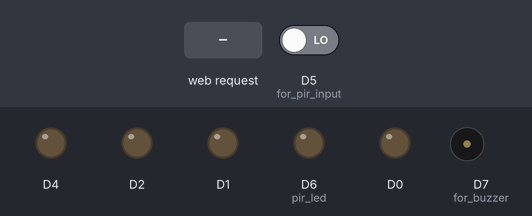
This sketch was run on a simulated ESP8266 (NodeMCU). On the bench: output pins drawn as LEDs (lit = HIGH), buzzer (waves = sounding, pin HIGH). The inputs (shaded band) are chosen by the test bench; at power-on: D5 (for_pir_input) LOW. WiFi joins after 1.5 s; servers stay silent unless stated; network time is answered at once with the bench clock; the local clock reads 2024-03-15 10:24:30 at power-on unless the sketch sets it; what the sketch prints to the serial monitor is not drawn.

Above: at 2.7 s.
2.8 s: HTTP request GET /led-on received
At 5.0 s:
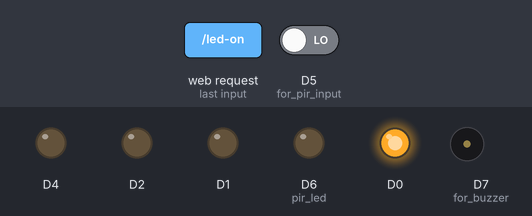
5.3 s: HTTP request GET /c-on received
At 7.0 s:
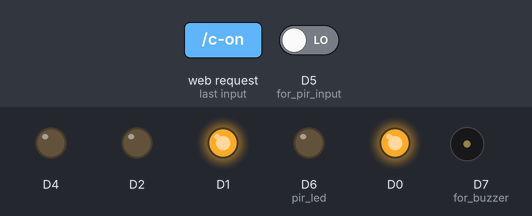
7.8 s: HTTP request GET /led-off received
At 10.0 s:
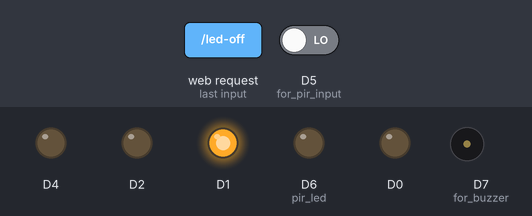
10.3 s: HTTP request GET /ac-on received
At 12.0 s:
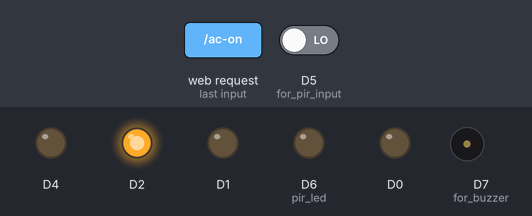
12.8 s: HTTP request GET /led-on received
At 15.1 s:
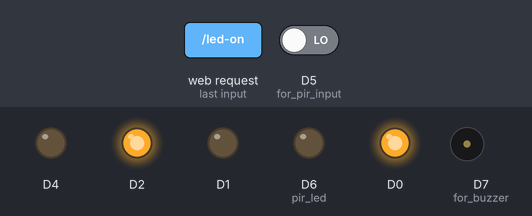
Timing chart, 0 to 16.3 s (numbered marks = the images above; inputs shaded):
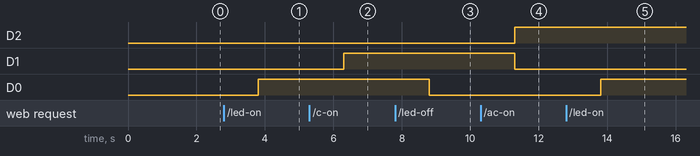

Measured:
- after the input at 2.8 s, D0: LOW → HIGH after 1.0 s
- after the input at 5.3 s, D1: LOW → HIGH after 1.0 s
- after the input at 7.8 s, D0: HIGH → LOW after 1.0 s
- after the input at 10.3 s, D2: LOW → HIGH after 1.0 s; D1: HIGH → LOW after 1.0 s
- after the input at 12.8 s, D0: LOW → HIGH after 1.0 s

The sketch:

new_branch.ino
```cpp
String request;
int current_status_LED;
int motor_clock;
int motor_anti_clock;
const long utcOffsetInSeconds = 19800;
char daysOfTheWeek[7][12] = {"Sunday", "Monday", "Tuesday", "Wednesday", "Thursday", "Friday", "Saturday"};
String last;
String led_switch_color;
int pir_status;
String s = "led-on";
String motor_c = "c-on";
String motor_ac = "ac-on";


#include <WiFiClient.h>
#include <NTPClient.h>
#include <ESP8266WiFi.h>
#include <WiFiUdp.h>
#include <ESP8266WebServer.h>
#include <ESP8266mDNS.h>


#define ssid "kamal pc"
#define pass "123456789"
WiFiServer server(80);
WiFiUDP ntpUDP;
NTPClient timeClient(ntpUDP, "pool.ntp.org", utcOffsetInSeconds);


void setup() {
  Serial.begin(115200);
  Serial.print("Connecting WiFi");
  WiFi.begin(ssid,pass);
  while(WiFi.status()!=WL_CONNECTED)
  {
    Serial.print(".");
    delay(100);
  }
  Serial.print("Connected to the network");
  server.begin();
  Serial.println(WiFi.localIP());
  pinMode(D0,OUTPUT);
  pinMode(D1,OUTPUT);
  pinMode(D2,OUTPUT);
  pinMode(D3,OUTPUT);//for LCD display
  pinMode(D4,OUTPUT);
  pinMode(D5,INPUT); // for pir input
  pinMode(D6,OUTPUT); //pir led
  pinMode(D7,OUTPUT); // for buzzer

  digitalWrite(D6,LOW); // initially pir led is low

  timeClient.begin();
}


String prepareHtmlPage()
{
  String htmlPage =
     String("HTTP/1.1 200 OK\r\n") +
            "Content-Type: text/html\r\n" +
            "Connection: close\r\n" +  // the connection will be closed after completion of the response
            "Refresh: 5\r\n" +  // refresh the page automatically every 5 sec
            "\r\n" +
            "<!DOCTYPE html>\n"
"<html lang=\"en\">\n"
"<head>\n"
"    <meta charset=\"UTF-8\">\n"
"    <meta name=\"viewport\" content=\"width=device-width, initial-scale=1.0\">\n"
"    <meta http-equiv=\"X-UA-Compatible\" content=\"ie=edge\">\n"
"    <title>Document</title>\n"
"</head>\n"
"<style>\n"
"    *{\n"
"        padding: 0px;\n"
"        margin:0px;\n"
"    }\n"
"    body{\n"
"        background-color: green;\n"
"    }\n"
"\n"
"    .main{\n"
"        height: 100vh;\n"
"        width: 100vw;\n"
"        \n"
"        display: grid;\n"
"        grid-template-rows: 20% 50% 30%;\n"
"    }\n"
"\n"
"    .box{\n"
"        /* background-color: red; */\n"
"        margin: 4px;\n"
"    }\n"
"\n"
"    header{\n"
"        display: flex;\n"
"        justify-content: center;\n"
"        align-items: center;\n"
"        background-color: rgb(233, 202, 233);\n"
"    }\n"
"    header h2{\n"
"        font-size: 38px;font-weight: bold;font-family:cursive;color: rgb(160, 0, 160);\n"
"        \n"
"    }\n"
"\n"
"    section{\n"
"        display: flex;\n"
"        background-color: rgb(173, 226, 226);\n"
"    }\n"
"\n"
"    .switches{\n"
"        width: 60%;\n"
"         display: grid; grid-template-rows: 1fr 1fr 1fr;\n"
"         background-color: rgb(156, 185, 223);\n"
"       \n"
"    }\n"
"    .switches a{\n"
"        align-self: center;\n"
"        justify-self: center;\n"
"    }\n"
"    \n"
"    .status{\n"
"        width: 40%;\n"
"         display: flex; flex-direction: column;\n"
"        justify-content: space-around;\n"
"    }\n"
"\n"
"\n"
"    .leds{\n"
"        align-self: center;\n"
"        justify-self: center;\n"
"        font-size: 26px;\n"
"        font-weight: bold;\n"
"        color: blacks;\n"
"        padding: 8px;\n"
"        border-radius: 30px;\n"
"        background-color: red;\n"
"        color: white;\n"
"        border-top: 0.5px gray;\n"
"        outline: none;\n"
"    }\n"
"\n"
"    .time{\n"
"        font-size: 30px;\n"
"        padding: 10px;\n"
"        width: 50%;\n"
"        align-self: center;\n"
"        justify-self: center;\n"
"        border-radius:40px;\n"
"        border-top: 1px gray;\n"
"        outline: none;\n"
"    }\n"
"\n"
"    .area{\n"
"        font-size: 18px;\n"
"        padding: 7px;\n"
"        width: 50%;\n"
"        align-self: center;\n"
"        justify-self: center;\n"
"        border-radius:20px;\n"
"        border-top: 1px gray;\n"
"        outline: none;\n"
"    }\n"
"\n"
"    footer{\n"
"        display: flex;\n"
"        align-items: center;\n"
"        justify-content: center;\n"
"        background-color: rgb(171, 128, 190);\n"
"    }\n"
"\n"
"    .form_c{\n"
"        /* border: 1px solid black; */\n"
"        width: 300px;\n"
"        margin-top: 15px;\n"
"        height: 60px;\n"
"        display: flex;\n"
"        justify-content: space-between;\n"
"    }\n"
"\n"
"    .alarm{\n"
"        height: 90%;\n"
"        width: 60%;\n"
"        font-size: 36px;\n"
"        border: none;\n"
"        outline: none;\n"
"        border-radius: 30px;\n"
"        color: white;\n"
"        background-color: rgb(248, 52, 189);\n"
"    } \n"
"\n"
"    .a_b{\n"
"        height: 90%;\n"
"        width: 30%;\n"
"        font-size: 20px;\n"
"        border: none;\n"
"        outline: none;\n"
"        border-radius: 30px;\n"
"        color: white;\n"
"        background-color: rgb(248, 52, 189);\n"
"    }\n"
"\n"
"\n"
"</style>\n"
"\n"
"<body>\n"
"    <div class=\"main\">\n"
"        <header  class=\"box\">\n"
"            <h2>Control your Home Appliance</h2>\n"
"        </header >\n"
"        <section class=\"box\">\n"
"            <div class=\"switches\">\n"
"<a href=\"\n"
+ s +
"\">"
"<input class=\"leds\" type=\"button\" value=\"Led1\" style=\"background-color:"+ led_switch_color+ ";\" ></a>\n"+
"<a href=\"\n"
+ motor_c +
"\">"
"<input class=\"leds\" type=\"button\" value=\"MOTOR_CLOCKWISE\"></a>\n"
"<a href=\"\n"
+ motor_ac +
"\">"
"<input class=\"leds\" type=\"button\" value=\"MOTOR_ANTI_CLOCKWISE\"></a>\n"
"                \n"
"            </div>\n"
"            <div class=\"status\">\n"
"                 <h2 style=\"font-size: 38px;font-weight: bold;font-family:cursive;color: rgb(160, 0, 160);\" class=\"time\">\n"+ daysOfTheWeek[timeClient.getDay()] + " " + timeClient.getHours()+":"+ timeClient.getMinutes( ) +":" + timeClient.getSeconds() +"</h2>\n"+
"                 <h2 style=\"margin: 3px; font-size: 38px;font-weight: bold;font-family:cursive;color: rgb(160, 0, 160);\" class=\"area\">\n"+ last +"</h2>\n"+
"            </div>\n"
"        </section>\n"
"        <footer class=\"box\" style=\"\" >\n"
"            <form action=\"\" method=\"GET\" class=\"form_c\">\n"
"                <input type=\"time\" name=\"time\" class=\"alarm\">\n"
"                <input type=\"submit\" name=\"\" id=\"\" value=\"set alarm\" class=\"a_b\" >\n"
"            </form>\n"
"        </footer>\n"
"    </div>\n"
"</body>\n"
"</html>" ;
  return htmlPage;
}


void loop() {
  WiFiClient client =server.available();
  if(!client)
  {
    return;
  }
  current_status_LED = digitalRead(D0);
  request=client.readStringUntil('/r');
  motor_clock= digitalRead(D1);
  motor_anti_clock= digitalRead(D2);

  if(current_status_LED==0 && request.indexOf("/led-on")!= -1)
  {
    digitalWrite(D0,1);
    last = "D0 is high";
    led_switch_color = "green";
    s = "led-off";
    Serial.println(last );
  }
  else if (current_status_LED==1 && request.indexOf("/led-off")!= -1)
  {
    digitalWrite(D0,0);
    last="D0 is low";
    led_switch_color = "red";
    s = "led-on";
    Serial.println(last );
  }
  if(motor_clock==0 && request.indexOf("/c-on")!= -1)
  {
    digitalWrite(D1,1);
    digitalWrite(D2,0);
    motor_c = "c-off";
    last="motor is on in c";

    //Serial.println("D1 is high" );
    Serial.println(last);

  }
  else if (motor_clock==1 && request.indexOf("/c-off")!= -1)
  {
    digitalWrite(D1,0);
    digitalWrite(D2,0);
    last="Motor is oFF";
    motor_c = "c-on";
    Serial.println(last);
    //Serial.println("D1 is low" );
  }
  if(motor_anti_clock==0 && request.indexOf("/ac-on")!= -1)
  {
    digitalWrite(D2,1);
    digitalWrite(D1,0);
    //Serial.println("D1 is high" );
    last="Motor is anticlockwise direction";
    motor_ac = "ac-off";
    Serial.println(last);

  }
  else if (motor_anti_clock==1 && request.indexOf("/ac-off")!= -1)
  {
    digitalWrite(D2,0);
    digitalWrite(D1,0);
    last="Motor is off";
    motor_ac = "ac-on";
    Serial.println(last);
    //Serial.println("D1 is low" );
  }

  pir_status = digitalRead(D5);

  if(pir_status){
    digitalWrite(D6,HIGH);
    Serial.println("pir led is on");

  } else{
    digitalWrite(D6,LOW);
    Serial.println("pir led is off");
  }


  timeClient.update();
  Serial.print(daysOfTheWeek[timeClient.getDay()]);
  Serial.print(", ");
  Serial.print(timeClient.getHours());
  Serial.print(":");
  Serial.print(timeClient.getMinutes());
  Serial.print(":");
  Serial.println(timeClient.getSeconds());


client.println(prepareHtmlPage());
}
```
